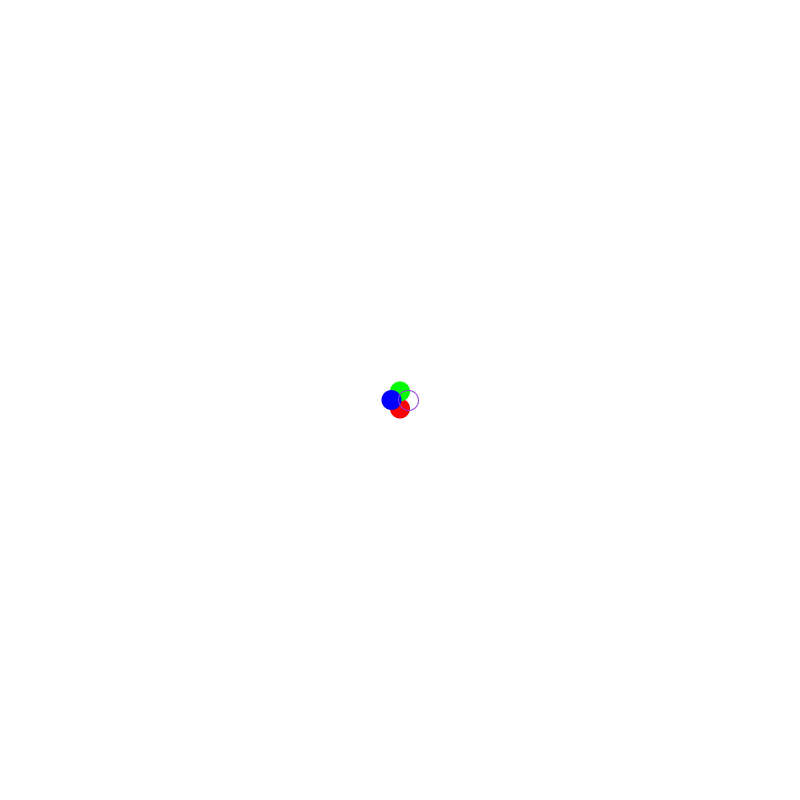
Frame 1 (no input)
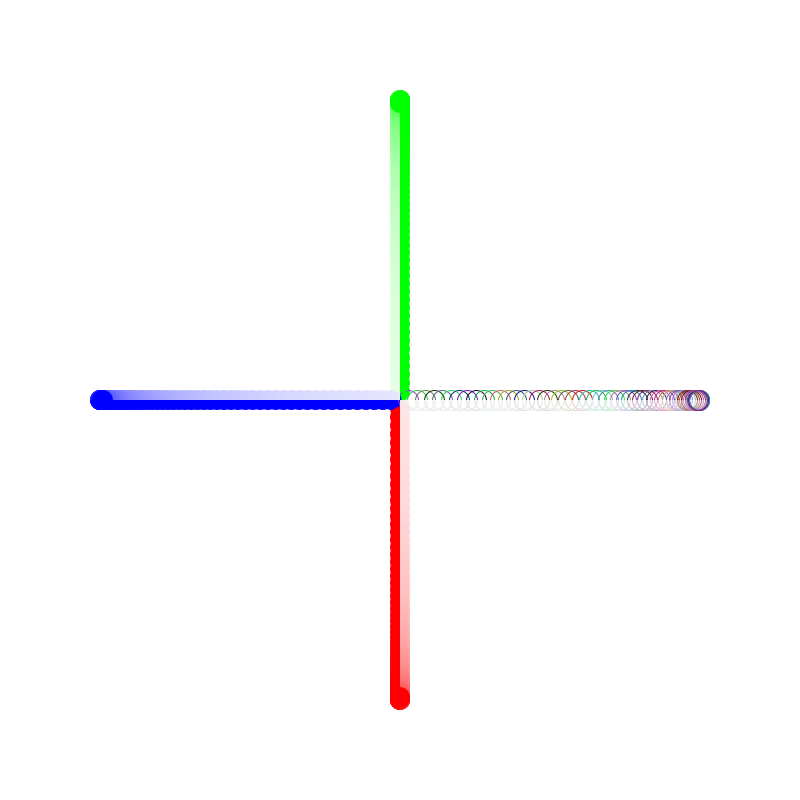
Frame 60 (the mouse pressed at the canvas centre just before this capture)
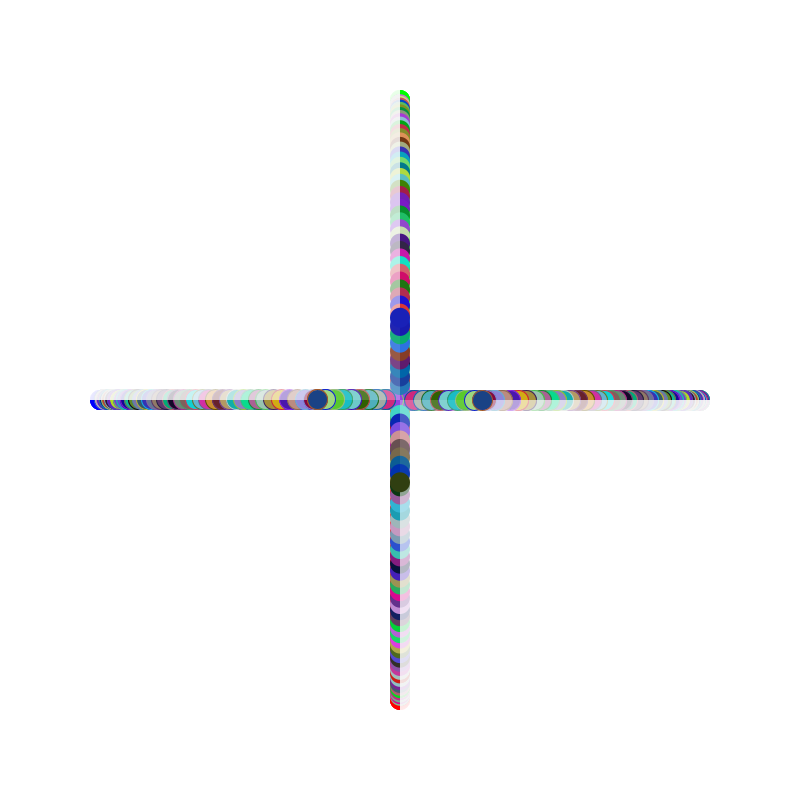
Frame 120 (the mouse held since frame 60 and released just before this capture)

The Processing sketch that drew these frames (run headless with seeded random() and noise(); from frame 60 on, the mouse is pressed at the canvas centre):

// Processing sketch: processing_68889
// ── processing_68889.pde

/**
 * Motion 
 * CC Lab Fall 2012
 *
 * by Ryan Raffa
 * 09/02/12
 */

//create initial global variables
int     radius;
float	frequency, position, positionAdder;
float   posOne, posTwo;

float angle;

void setup() {
  size(800, 800);
  background(255);
  smooth();

  //Sets the magnitude
  radius        = 300;

  //Sets rate of motion
  frequency     = 200;

  //Provides initial position value
  position      = 0;

  //**This is important**
  //This specifies the increment taken for each draw cycle
  //A way to think of this is that we are taking a circle, which is two pi in radians
  //And breaking it up into 44,100 pieces (see http://en.wikipedia.org/wiki/44,100_Hz)
  //Our frequency is then saying how many steps to take around the circle each cycle
  //And positionAdder is that incremental value in radians
  positionAdder = ( (float)frequency / 44100) * TWO_PI;
}

void draw() {

  noStroke();

  //This simulates a "tail" on the end of the moving object
  //by using the alpha channel of a rect instead of a backgroud
  //Change the alpha value of fill to see what happens
  fill(255, 255, 255, 10);
  rect(0, 0, width/2, height/2);

  fill(255, 255, 255, 10);
  rect(width/2, height/2, width, height);

  if (keyPressed == true) {
    fill(0, 0, 0, 50);
    rect(width/2, 0, width/2, height/2 ); 
    fill(0, 0, 0, 50);
    rect(0, height/2, width/2, height/2 );
  }



  // Move the origin to the center of screen
  translate(width/2, height/2);

  //Increment the position of the object
  position += positionAdder;


  // Red Circle
  if (mousePressed == true) {
    fill(random(0, 225), random(0, 225), random(0, 225));
  }
  else {
    fill(255, 0, 0);
  }
  posOne = oscillationPositive(position);
  ellipse(0, posOne, 20, 20);

  // Green
  if (mousePressed == true) {
    fill(random(0, 225), random(0, 225), random(0, 225));
  }
  else {
    fill(0, 255, 0);
  }
  posTwo = oscillationNegative(position);
  ellipse(0, posTwo, 20, 20);

  //rotating all objects 90 degrees (or PI/2.0) that follow this function
  //for info on translate, rotation, etc. check this out: http://processing.org/learning/transform2d/
  rotate(PI/2.0);
  fill(0, 0, 255);
  ellipse(0, posOne, 20, 20);
  noFill();
  stroke(random(0, 225), random(0, 225), random(0, 225));
  ellipse(0, posTwo, 20, 20);

  if (mousePressed == true) {
    fill(random(0, 225), random(0, 225), random(0, 225));
    ellipse(0, posOne, 20, 20);
    ellipse(0, posTwo, 20, 20);
  }
}


//Instead of creating a function that is void (ie returns nothing)
//Here are two functions that return a float value

float oscillationPositive(float position) {

  float pos = sin(position);
  pos = pos * radius;

  //this is to keep the variable position at or under Two Pi
  while (position > TWO_PI) { 
    position -= TWO_PI;
  }

  //this tells the function what value to return
  return pos;
}

float oscillationNegative(float position) {

  //Subtract PI to provide a value on the opposite side in radians
  float pos = sin(position-PI);
  pos = pos * radius;

  //this is to keep the variable position at or under Two Pi
  while (position > TWO_PI) { 
    position -= TWO_PI;
  }

  //this tells the function what value to return
  return pos;
}
